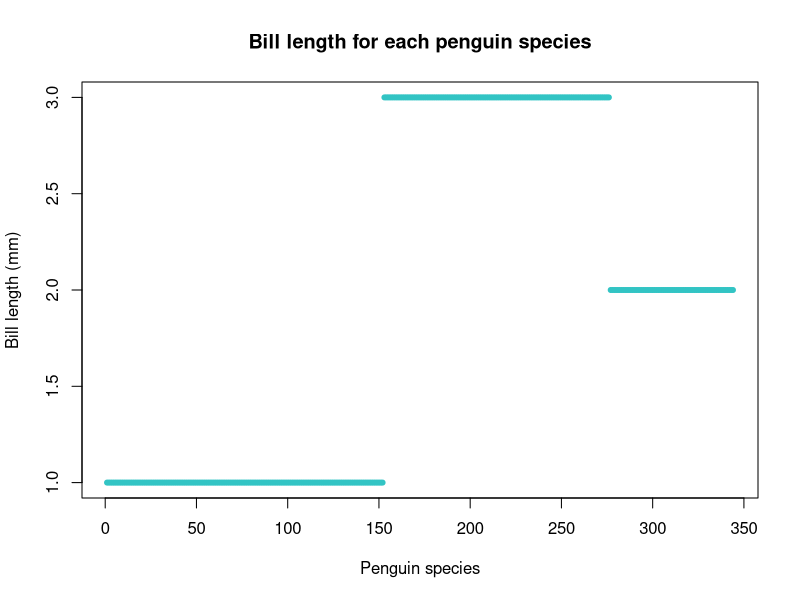

Write R code to recreate this figure.
## ---- chunk 1
plot(penguins$species, y = penguins$bill_length_mm, pch = 20, col = '#32c4c4',
     main = 'Bill length for each penguin species',
     xlab = 'Penguin species', ylab = 'Bill length (mm)')
